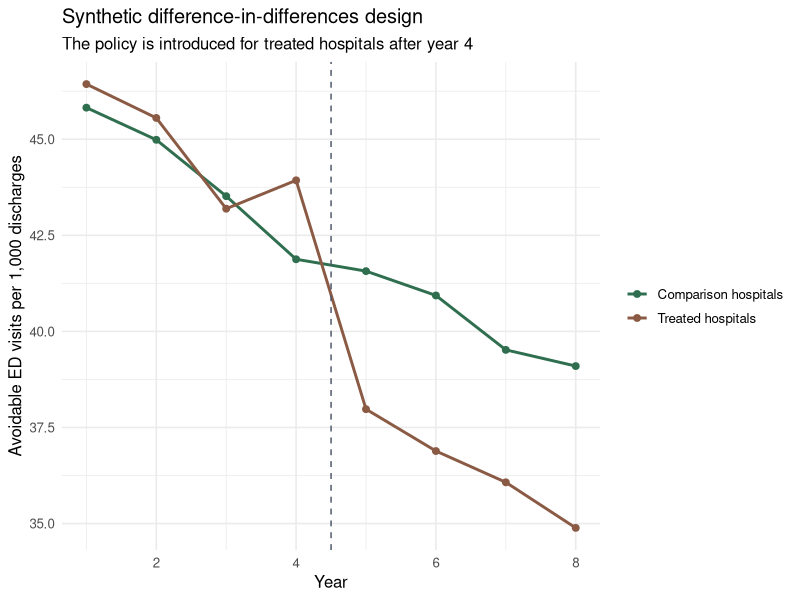

The R script that drew this image:
## ---- chunk 1
set.seed(2026)

n_hospitals <- 80
n_years <- 8

hospital_id <- rep(seq_len(n_hospitals), each = n_years)
year_num <- rep(seq_len(n_years), times = n_hospitals)

treated_hospital <- ifelse(hospital_id <= n_hospitals / 2, 1, 0)
post <- ifelse(year_num >= 5, 1, 0)
did_treatment <- treated_hospital * post

hospital_fe <- rep(rnorm(n_hospitals, mean = 0, sd = 5.5), each = n_years)
time_trend <- rep(seq(0, -6.5, length.out = n_years), times = n_hospitals)

true_effect <- -4
avoidable_ed <- 46 +
  hospital_fe +
  time_trend +
  true_effect * did_treatment +
  rnorm(n_hospitals * n_years, mean = 0, sd = 2.6)

synthetic_did <- data.frame(
  hospital = factor(hospital_id),
  year = factor(year_num),
  year_num,
  treated_hospital,
  post,
  did_treatment,
  avoidable_ed
)

simulation_summary <- data.frame(
  hospitals = n_hospitals,
  years = n_years,
  treated_share = mean(unique(treated_hospital)),
  mean_outcome = mean(synthetic_did$avoidable_ed),
  sd_outcome = stats::sd(synthetic_did$avoidable_ed)
)

simulation_summary[, c("treated_share", "mean_outcome", "sd_outcome")] <-
  round(simulation_summary[, c("treated_share", "mean_outcome", "sd_outcome")], 3)

knitr::kable(
  simulation_summary,
  caption = "Summary of the synthetic difference-in-differences panel"
)
## ---- chunk 2
extract_clustered_effect <- function(model, term, cluster, model_name) {
  robust_vcov <- sandwich::vcovCL(model, cluster = cluster, type = "HC1")
  estimate <- coef(model)[term]
  se <- sqrt(robust_vcov[term, term])

  data.frame(
    model = model_name,
    estimate = estimate,
    lower = estimate - 1.96 * se,
    upper = estimate + 1.96 * se
  )
}

naive_post_model <- lm(
  avoidable_ed ~ treated_hospital,
  data = subset(synthetic_did, post == 1)
)

did_model <- lm(
  avoidable_ed ~ did_treatment + hospital + year,
  data = synthetic_did
)

effect_table <- rbind(
  data.frame(
    model = "True effect",
    estimate = true_effect,
    lower = NA_real_,
    upper = NA_real_
  ),
  extract_clustered_effect(
    naive_post_model,
    "treated_hospital",
    cluster = ~ hospital,
    model_name = "Naive post-period comparison"
  ),
  extract_clustered_effect(
    did_model,
    "did_treatment",
    cluster = ~ hospital,
    model_name = "Difference-in-differences"
  )
)

effect_table[, c("estimate", "lower", "upper")] <-
  round(effect_table[, c("estimate", "lower", "upper")], 3)

knitr::kable(
  effect_table,
  caption = "Estimated treatment effects in the synthetic DiD panel"
)
## ---- chunk 3
trend_data <- aggregate(
  avoidable_ed ~ year_num + treated_hospital,
  data = synthetic_did,
  FUN = mean
)

trend_data$group <- ifelse(
  trend_data$treated_hospital == 1,
  "Treated hospitals",
  "Comparison hospitals"
)

ggplot2::ggplot(
  trend_data,
  ggplot2::aes(x = year_num, y = avoidable_ed, color = group)
) +
  ggplot2::geom_line(linewidth = 1) +
  ggplot2::geom_point(size = 2) +
  ggplot2::geom_vline(xintercept = 4.5, linetype = "dashed", color = "#4c566a") +
  ggplot2::scale_color_manual(
    values = c("Treated hospitals" = "#8a5a44", "Comparison hospitals" = "#2f6f4f")
  ) +
  ggplot2::labs(
    title = "Synthetic difference-in-differences design",
    subtitle = "The policy is introduced for treated hospitals after year 4",
    x = "Year",
    y = "Avoidable ED visits per 1,000 discharges",
    color = NULL
  ) +
  ggplot2::theme_minimal(base_size = 12)
## ---- chunk 4
mean_table <- aggregate(
  avoidable_ed ~ treated_hospital + post,
  data = synthetic_did,
  mean
)

mean_table$group <- ifelse(mean_table$treated_hospital == 1, "Treated", "Comparison")
mean_table$period <- ifelse(mean_table$post == 1, "Post", "Pre")

mean_table$avoidable_ed <- round(mean_table$avoidable_ed, 3)

knitr::kable(
  mean_table[, c("group", "period", "avoidable_ed")],
  caption = "Mean outcome by group and period in the synthetic DiD panel"
)

treated_post <- mean_table$avoidable_ed[mean_table$treated_hospital == 1 & mean_table$post == 1]
treated_pre <- mean_table$avoidable_ed[mean_table$treated_hospital == 1 & mean_table$post == 0]
control_post <- mean_table$avoidable_ed[mean_table$treated_hospital == 0 & mean_table$post == 1]
control_pre <- mean_table$avoidable_ed[mean_table$treated_hospital == 0 & mean_table$post == 0]

did_from_means <- (treated_post - treated_pre) - (control_post - control_pre)

did_check <- data.frame(
  quantity = c(
    "Treated change",
    "Comparison change",
    "Difference-in-differences from sample means",
    "True effect"
  ),
  value = c(
    treated_post - treated_pre,
    control_post - control_pre,
    did_from_means,
    true_effect
  )
)

did_check$value <- round(did_check$value, 3)

knitr::kable(
  did_check,
  caption = "Direct two-by-two difference-in-differences recovery check"
)
## ---- chunk 5
post_group_means <- aggregate(
  avoidable_ed ~ treated_hospital,
  data = subset(synthetic_did, post == 1),
  mean
)

post_group_means$group <- ifelse(post_group_means$treated_hospital == 1, "Treated", "Comparison")
post_group_means$avoidable_ed <- round(post_group_means$avoidable_ed, 3)

knitr::kable(
  post_group_means[, c("group", "avoidable_ed")],
  caption = "Naive post-policy group means"
)
